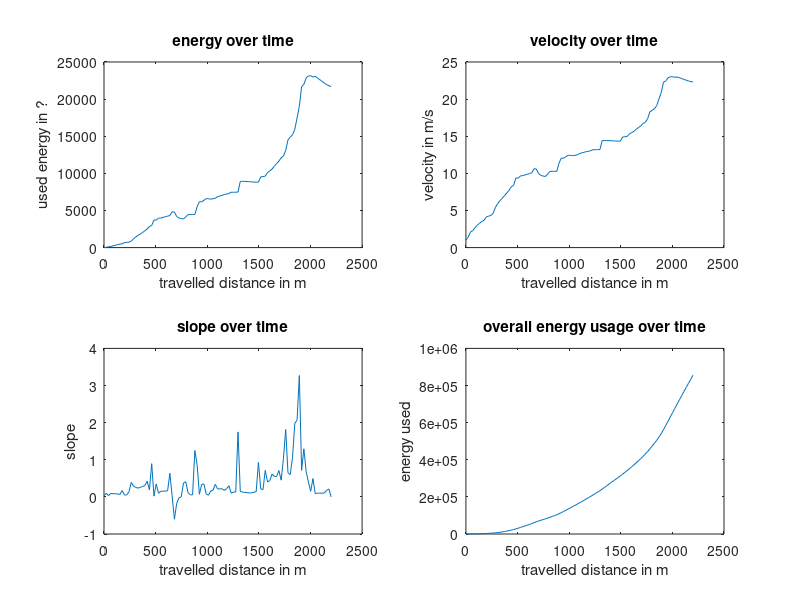
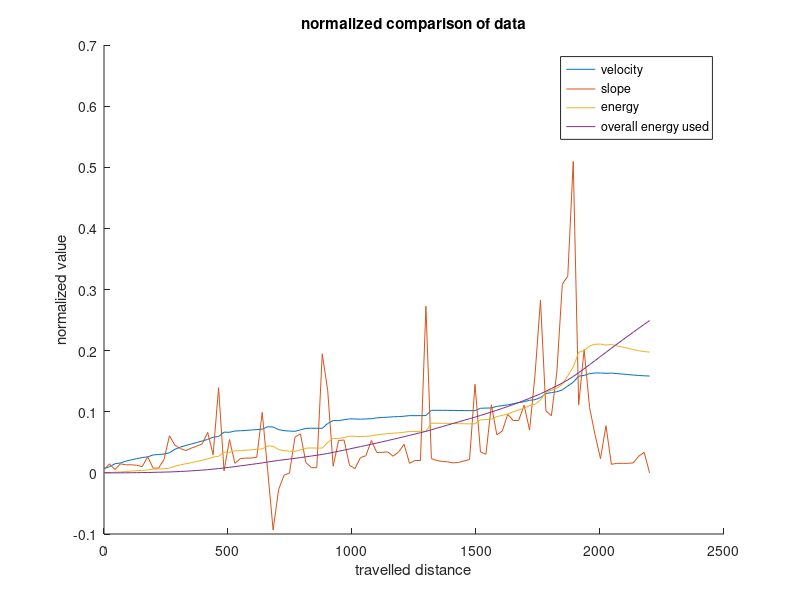

The MATLAB source for these figures, in order:
%% Simulate track with simple model
clear;

%% Parameters
mass = 90; % in kg. Needs to be corrected
air_density = 1.225; % in kg/m�
ftp = 150; % Not exactly sure what it is, but needed to compute wheel force
effective_frontal_area = 0.3; % unit?
rolling_resistance_coefficient = 0.005; % unit?
normal_force = mass * 9.81; % in kg*m/s�

%% Read track information
track = importdata('st_augustin_01_2_2km.csv', ';', 0);
travelled_distance = track(:,1);
elevation = track(:,2);

%% Simulate
velocity(1) = 1;
command = 0.01;
time(1) = 0;
energy(1) = 0;
overall_energy(1) = 0;
slope(length(track)) = 0;
for index=1:length(track)-1
    slope(index) = track(index+1,2)-track(index,2);
    F = ftp*command/velocity(index) -...
        0.5*1.225*velocity(index)^2 +...
        0.005*9.81*90+...
        9.81*90*slope(index);
    energy(index+1) = energy(index) + F;
    overall_energy(index+1) = overall_energy(index)+energy(index+1);
    time(index+1)=time(index) + 1/velocity(index);
    velocity(index+1) = velocity(index) + F/(90*velocity(index));
    
end
% energy(length(track)) = ftp*command/velocity(length(track)) -...
%         0.5*1.225*velocity(length(track))^2 +...
%         0.005*9.81*90+...
%         9.81*90*slope(length(track));

%% Result
figure(1);
hold on;
subplot(2,2,1);
plot(travelled_distance, energy);
title('energy over time');
xlabel('travelled distance in m');
ylabel('used energy in ?');
subplot(2,2,2);
plot(travelled_distance, velocity);
title('velocity over time');
xlabel('travelled distance in m');
ylabel('velocity in m/s');
subplot(2,2,3);
plot(travelled_distance, slope);
title('slope over time');
xlabel('travelled distance in m');
ylabel('slope');

subplot(2,2,4);
plot(travelled_distance, overall_energy);
title('overall energy usage over time');
xlabel('travelled distance in m');
ylabel('energy used');

n_velocity = velocity/norm(velocity);
n_slope = slope/norm(slope);
n_energy = energy/norm(energy);
n_overall_energy = overall_energy/norm(overall_energy);
figure(2);
hold on;
plot(travelled_distance, n_velocity);
plot(travelled_distance, n_slope);
plot(travelled_distance, n_energy);
plot(travelled_distance, n_overall_energy);
title('normalized comparison of data');
xlabel('travelled distance');
ylabel('normalized value');
legend('velocity','slope','energy','overall energy used');
